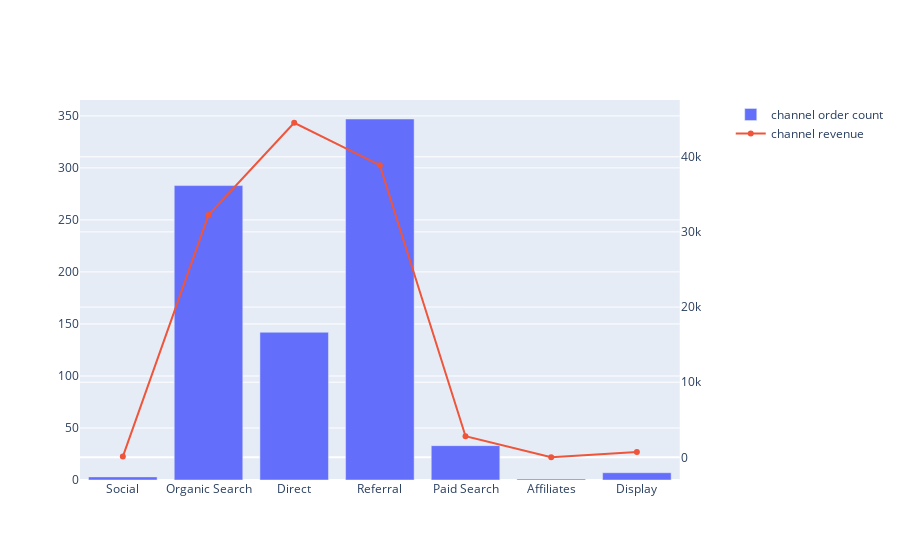

Write notebook code for a chart like this one.
### Code cell
fig = make_subplots(specs=[[{'secondary_y': True}]])
fig.add_trace(
    go.Bar(
      x=df['channel_grouping'],
      y=df['ch_ord_cnt'],
      name='channel order count'
    )
)
fig.add_trace(
    go.Scatter(
      x=df['channel_grouping'],
      y=df['ch_revenue'],
      name='channel revenue'
    ),
    secondary_y=True
)
fig.show()

### Figure 1 — Plotly figure (JSON) as saved in the notebook; plotly's stock layout.template omitted (floating-point values rounded to 4 significant figures)
{"data": [{"name": "channel order count", "type": "bar", "x": ["Social", "Organic Search", "Direct", "Referral", "Paid Search", "Affiliates", "Display"], "y": [3, 283, 142, 347, 33, 1, 7]}, {"name": "channel revenue", "type": "scatter", "x": ["Social", "Organic Search", "Direct", "Referral", "Paid Search", "Affiliates", "Display"], "xaxis": "x", "y": [94.9, 32240.0, 44530.0, 38890.0, 2812.0, 9.99, 693.8], "yaxis": "y2"}], "layout": {"xaxis": {"anchor": "y", "domain": [0, 0.94]}, "yaxis": {"anchor": "x", "domain": [0, 1]}, "yaxis2": {"anchor": "x", "overlaying": "y", "side": "right"}}}
